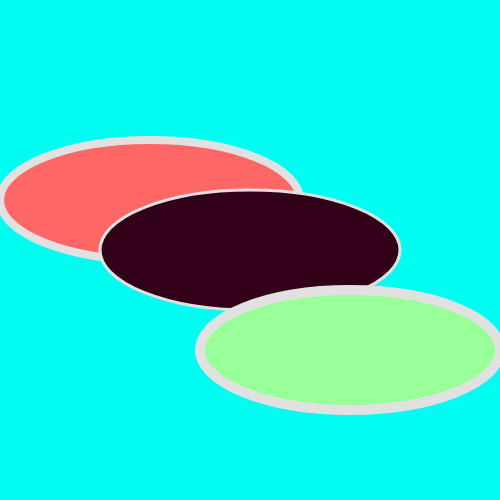
Frame 1 (no input)
Frame 60 (no input): identical to frame 1, image omitted
Frame 120 (the mouse pressed at the canvas centre since frame 60): identical to frame 1, image omitted

The p5.js sketch that drew this single still picture (run headless with seeded random() and noise() and a simulated clock; from frame 60 on, the mouse is pressed at the canvas centre):

// p5.js sketch
// ── sketch.js
function setup() {
  createCanvas(500, 500);
  background(0, 253, 242);



  // Ellipse 1
  // Pink Ellipse
  fill(255, 102, 102);
  stroke(225);
  strokeWeight(8);
  ellipse(150,200,300,120);

  // Ellipse 2
  // Purple Ellipse
  fill(51, 0, 25);
  stroke(225);
  strokeWeight(3);
  ellipse(250, 250, 300, 120);

  // Ellipse 3
  // Green Ellipse
  fill(153, 255, 153);
  stroke(225);
  strokeWeight(10);
  ellipse(350, 350, 300, 120);

}

// homework 3 will show you examples
function draw() {
}
